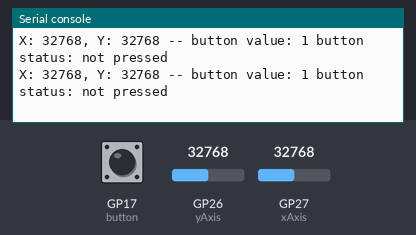
Bench run of a program on a simulated Raspberry Pi Pico running MicroPython. Shown: the last lines printed to the serial console. The test bench sets the inputs (shaded band); at power-on: GP17 (button) HIGH, GP26 (yAxis) = 32768, GP27 (xAxis) = 32768 (analog values on the 0–65535 scale).

Above: at 1.2 s.
1.3 s: GP17 (button) pulled LOW for 0.25 s
At 1.56 s:
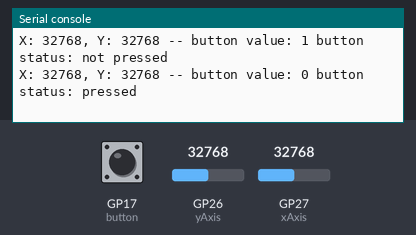
3.0 s: GP26 (yAxis) set to 45874
At 3.17 s:
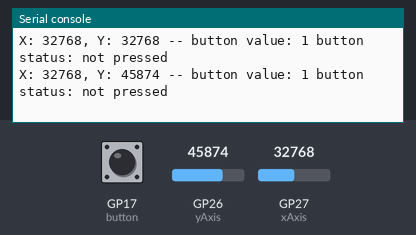
4.5 s: GP27 (xAxis) set to 45874
At 4.57 s:
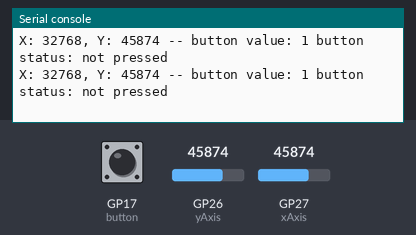
6.0 s: GP17 (button) pulled LOW for 1 s
At 6.18 s:
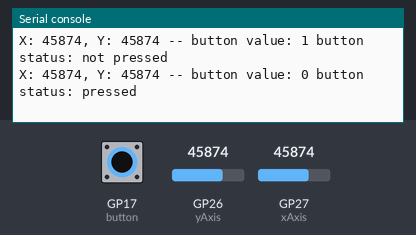
8.5 s: GP26 (yAxis) set to 57670
At 8.59 s:
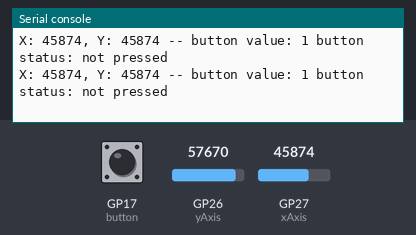
10.0 s: GP27 (xAxis) set to 57670
At 10.0 s:
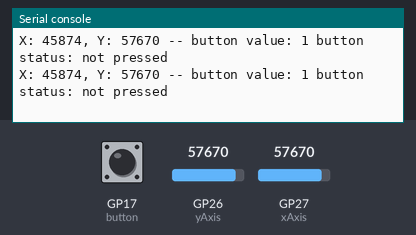
Timing chart, 0 to 12.5 s (numbered marks = the images above; inputs shaded):
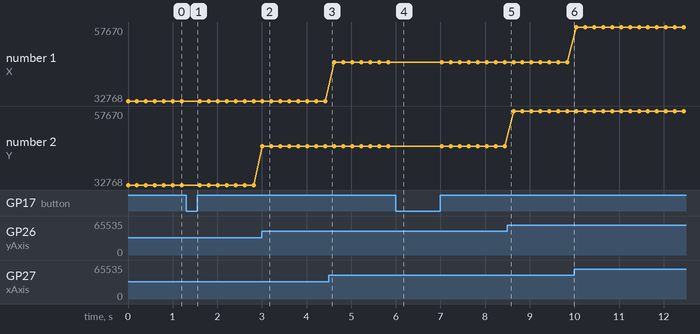

The program:

Joystick.py
```python
# 引入 MicroPython 的 Pin、ADC 和時間相關模組
from machine import Pin, ADC  # 用於控制 GPIO 和模擬數位轉換器
import utime  # 用於延遲和時間相關操作

# 初始化 ADC 和按鈕
xAxis = ADC(Pin(27))  # 使用 GPIO 27 作為 x 軸的 ADC 輸入
yAxis = ADC(Pin(26))  # 使用 GPIO 26 作為 y 軸的 ADC 輸入
button = Pin(17, Pin.IN, Pin.PULL_UP)  # 使用 GPIO 17 作為按鈕，啟用上拉電阻

# 無限迴圈，持續讀取 ADC 和按鈕狀態
while True:
    xValue = xAxis.read_u16()  # 讀取 x 軸的 ADC 值
    yValue = yAxis.read_u16()  # 讀取 y 軸的 ADC 值
    buttonValue = button.value()  # 讀取按鈕狀態
    buttonStatus = "not pressed"  # 初始化按鈕狀態

    # 根據按鈕值更新按鈕狀態
    if buttonValue == 0:  # 如果按鈕被按下
        buttonStatus = "pressed"  # 更新按鈕狀態為 "pressed"

    # 列印 ADC 和按鈕的值
    print(
        "X: " + str(xValue) + ", Y: " + str(yValue) + " -- button value: " + str(buttonValue) + " button status: " + buttonStatus
    )
    # 暫停 0.2 秒，避免迴圈過於頻繁
    utime.sleep(0.2)  # 延遲 0.2 秒
```

Measured:
- after the input at 1.3 s, the serial console: prints a new line after 0.11 s (image 1)
- after the input at 3.0 s, the serial console: prints a new line at once (image 2)
- after the input at 6.0 s, the serial console: prints a new line at once (image 4)
- plotted number 2: 32768 → 45874 after the input at 3.0 s, 45874 → 57670 after the input at 8.5 s
